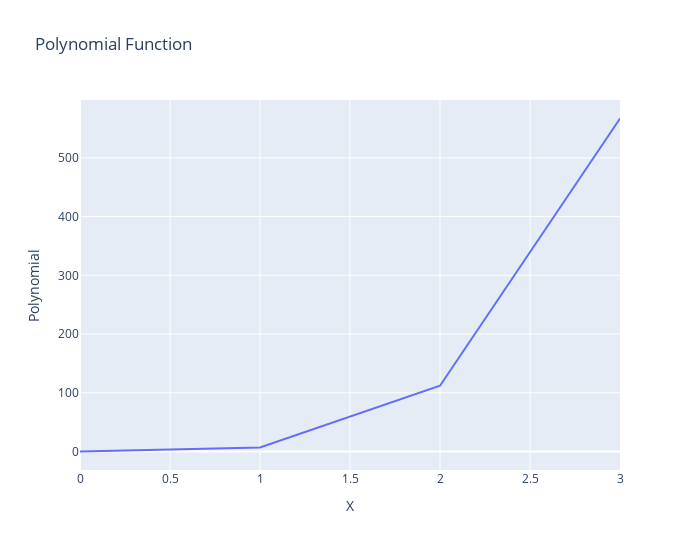

Here is the notebook cell this chart was saved with:
### Code cell
fig = px.line(df, x="X", y="Polynomial",width=700, height=550, title='Polynomial Function')
fig.show()

### Figure 1 — Plotly figure (JSON) as saved in the notebook; plotly's stock layout.template omitted (floating-point values rounded to 4 significant figures)
{"data": [{"hovertemplate": "X=%{x}<br>Polynomial=%{y}<extra></extra>", "legendgroup": "", "line": {"color": "#636efa", "dash": "solid"}, "mode": "lines", "name": "", "orientation": "v", "showlegend": false, "type": "scatter", "x": [0, 1, 2, 3], "xaxis": "x", "y": [0, 7, 112, 567], "yaxis": "y"}], "layout": {"height": 550, "legend": {"tracegroupgap": 0}, "title": {"text": "Polynomial Function"}, "width": 700, "xaxis": {"anchor": "y", "autorange": true, "domain": [0, 1], "range": [0, 3], "title": {"text": "X"}, "type": "linear"}, "yaxis": {"anchor": "x", "autorange": true, "domain": [0, 1], "range": [-31.5, 598.5], "title": {"text": "Polynomial"}, "type": "linear"}}}
